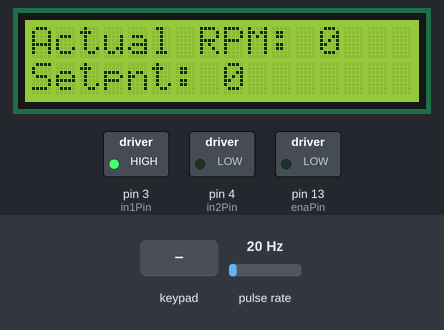
Recording of a sketch running on a simulated Arduino Uno, built with avr-gcc and run on an emulated ATmega328P. Parts: 16×2 character LCD, switched loads named in the sketch (green lamp = pin HIGH). Wiring (inferred from the names in the program): pulse sensor: data pin 2. The inputs (shaded band) are chosen by the test bench; at power-on: pulse rate 20 Hz. What the sketch prints to the serial monitor is not drawn.

Above: at 1.2 s.
1.3 s: keypad keys 8 6 1 0 pressed 0.4 s apart
At 2.6 s:
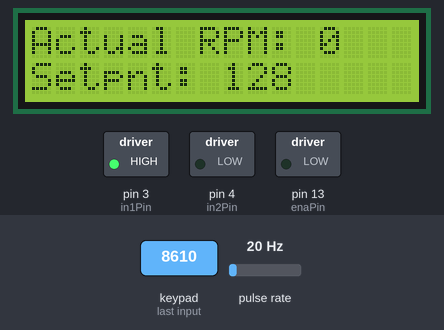
5.9 s: pulse rate (sensor on pin 2) set to 150 Hz
At 6.44 s:
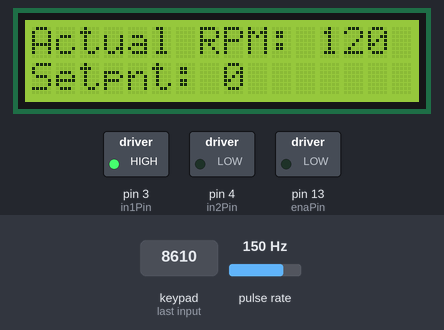
8.9 s: key '1' pressed
At 9.15 s:
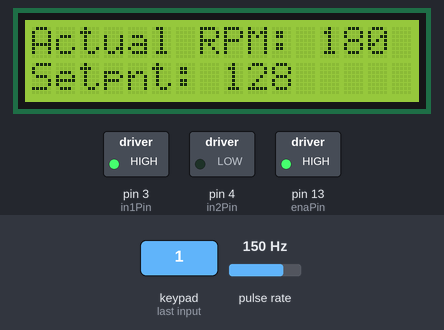
11.9 s: key '0' pressed
At 12.0 s:
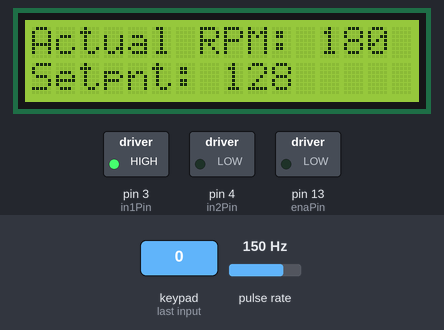
14.9 s: keypad keys 7 1 2 1 1 9 pressed 0.4 s apart
At 16.83 s:
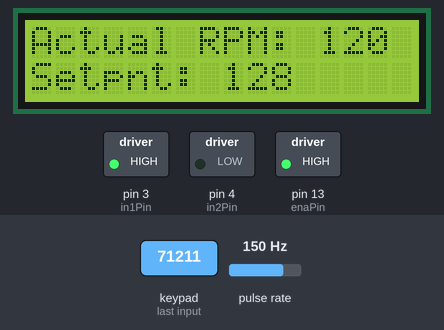
20.3 s: pulse rate (sensor on pin 2) set to 4 Hz
At 21.2 s:
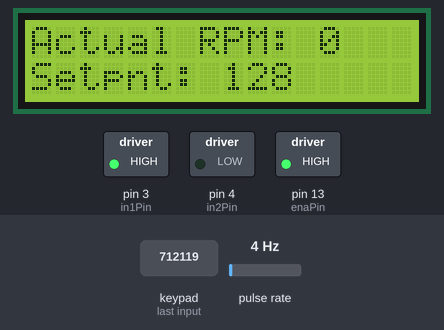
Timing chart, 0 to 23.3 s (numbered marks = the images above; inputs shaded):
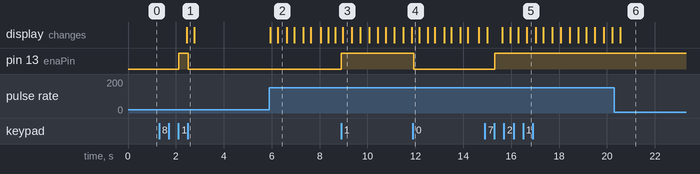

Measured:
- after the input at 1.3 s, pin 13 (enaPin): LOW → HIGH after 0.82 s, → LOW 0.40 s later; the display: changes after 1.1 s (image 1)
- after the input at 5.9 s, the display: first changes after 0.05 s (image 2 shows a later state)
- after the input at 8.9 s, pin 13 (enaPin): LOW → HIGH at once
- after the input at 11.9 s, pin 13 (enaPin): HIGH → LOW at once
- after the input at 14.9 s, pin 13 (enaPin): LOW → HIGH after 0.41 s

The sketch:

22_05_23_update.ino
```cpp
#include <TimerOne.h>
#include <Wire.h>
#include <LiquidCrystal_I2C.h>
#include <Keypad.h>

int irSensorPin = 2; // IR sensor input pin
const byte Row = 4;
const byte Cols = 3;
volatile unsigned long countPulse = 0;
double Kp, Ki, Kd;
double dt, last_time;
double integral, previous_error, signal_Out = 0;
double error;
int sp = 0;
double filtered_signal_Out = 0;
const double alpha = 0.1; // IIR filter coefficient

char hx[Row][Cols] = {
  {'1', '2', '3'},
  {'4', '5', '6'},
  {'7', '8', '9'},
  {'*', '0', '#'}
};

byte rowPins[Row] = {7, 12, 11, 9};
byte colPins[Cols] = {8, 6, 10};

Keypad customKeypad = Keypad(makeKeymap(hx), rowPins, colPins, Row, Cols);

LiquidCrystal_I2C lcd(0x27, 16, 2);
int setpoint = 0;

const int enaPin = 13; // PWM pin for motor speed control
const int in1Pin = 3;  // Motor control pin 1
const int in2Pin = 4;  // Motor control pin 2

void setup() {
  Serial.begin(9600);

  Kp = -0.076;
  Ki = 0;
  Kd = 0;
  dt = 0.1; // Initial dt value

  pinMode(irSensorPin, INPUT); // IR sensor pin setup
  pinMode(enaPin, OUTPUT);     // Motor control pins as outputs
  pinMode(in1Pin, OUTPUT);
  pinMode(in2Pin, OUTPUT);
  digitalWrite(enaPin, LOW);    // Initialize motor pins
  attachInterrupt(digitalPinToInterrupt(irSensorPin), countPulses, RISING);  // Increase counter when speed sensor goes high
  lcd.init();                   // Initialize LCD
  lcd.backlight();
  digitalWrite(in1Pin, HIGH);
  digitalWrite(in2Pin, LOW);
}

void loop() {
  double now = millis();
  dt = (now - last_time) / 1000.0;
  last_time = now;

  float RPM = (countPulse / 2) * 60; // Calculate RPM based on a rotation
  countPulse = 0;

  int Actual_RPM = RPM;

  lcd.clear();
  lcd.setCursor(0, 0);
  lcd.print("Actual RPM: ");
  lcd.print(Actual_RPM);
  lcd.setCursor(0, 1);
  lcd.print("Setpnt: ");
  lcd.print(setpoint);

  Serial.print("Setpoint: ");
  Serial.println(setpoint);
  Serial.print("PID response: ");
  Serial.println(filtered_signal_Out);

  char customKey = customKeypad.getKey();

  if (customKey) {
    switch (customKey) {
      case '0':
        setpoint = 0;    // Minimum speed
        break;
      case '1':
        setpoint = 128;  // Speed level 2
        break;
      case '2':
        setpoint = 250;  // Maximum speed
        break;
      default:
        break;
    }
  }

  error = setpoint - Actual_RPM;
  integral += error * dt;
  double derivative = (error - previous_error) / dt;
  signal_Out = Kp * error + Ki * integral + Kd * derivative;
  previous_error = error;

  // Apply IIR low-pass filter
  filtered_signal_Out = alpha * signal_Out + (1 - alpha) * filtered_signal_Out;

  // Limit the output to PWM range 0-255
  if (filtered_signal_Out > 255) filtered_signal_Out = 255;
  if (filtered_signal_Out < 0) filtered_signal_Out = 0;

  analogWrite(enaPin, setpoint); // Set motor speed based on PID output
  digitalWrite(in1Pin, HIGH);
  digitalWrite(in2Pin, LOW);
}

void countPulses() {
  countPulse++;
}
```
